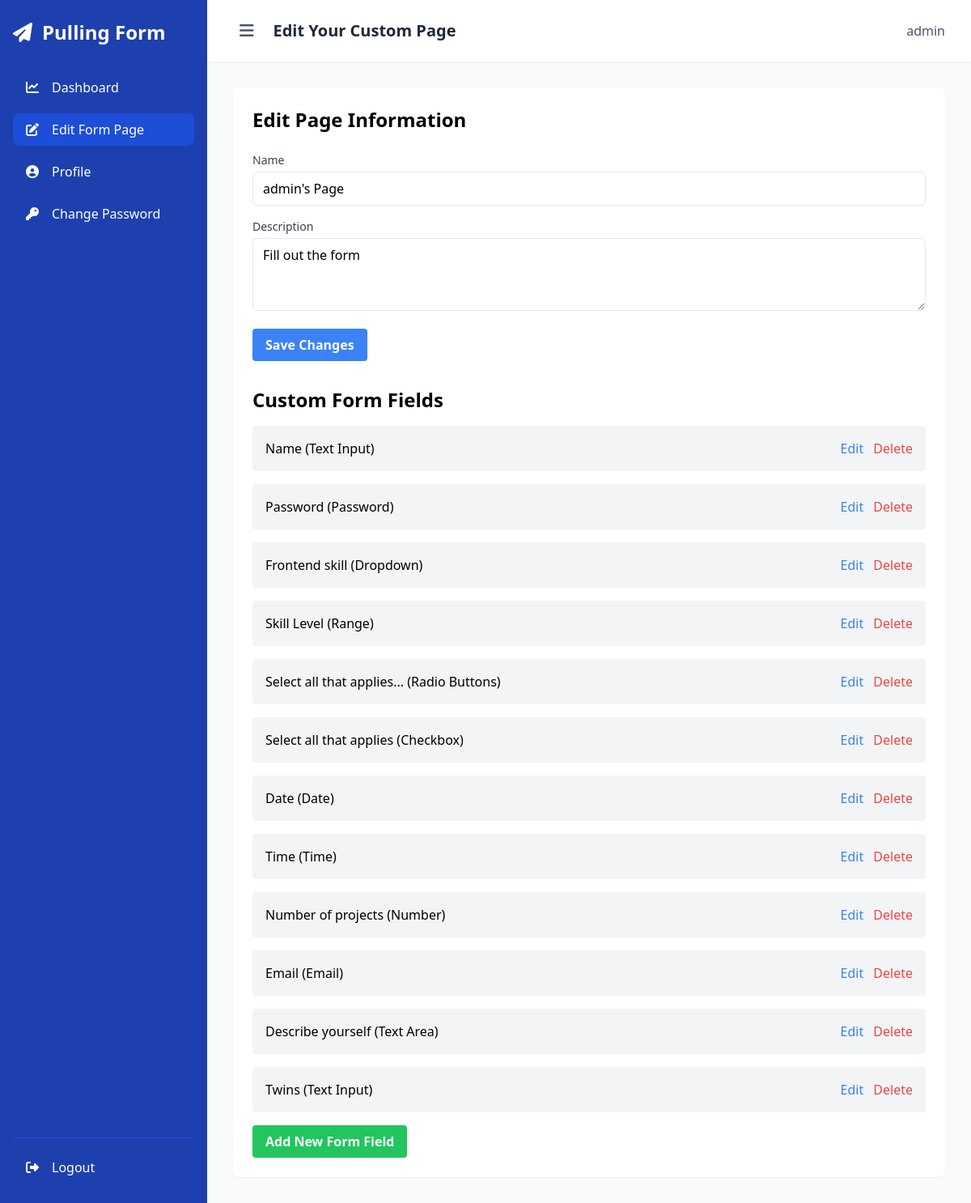
The app's page /edit-custom-page/ (signed in) with its own data.
### core/models.py (models this page shows, shortened)
class CustomPage(models.Model):
    user = models.OneToOneField(User, on_delete=models.CASCADE, related_name='custom_page')
    name = models.CharField(max_length=100)
    description = models.TextField(blank=True)

class CustomFormField(models.Model):
    FIELD_TYPES = (
        ('text', 'Text Input'),
        ('textarea', 'Text Area'),
        ('dropdown', 'Dropdown'),
        ('radio', 'Radio Buttons'),
        ('checkbox', 'Checkbox'),
        ('range', 'Range'),
        ('email', 'Email'),
        ('number', 'Number'),
        ('date', 'Date'),
        ('time', 'Time'),
        ('password', 'Password'),
    )
    custom_page = models.ForeignKey(CustomPage, on_delete=models.CASCADE, related_name='form_fields')
    name = models.CharField(max_length=100)
    field_type = models.CharField(max_length=20, choices=FIELD_TYPES)
    required = models.BooleanField(default=False)
    options = models.TextField(blank=True, help_text="Comma-separated options for dropdown, radio, or checkbox")
    placeholder = models.CharField(max_length=255, blank=True)
    min_value = models.IntegerField(null=True, blank=True, validators=[MinValueValidator(0)])
    max_value = models.IntegerField(null=True, blank=True, validators=[MaxValueValidator(1000000)])
    min_length = models.IntegerField(null=True, blank=True, validators=[MinValueValidator(0)])
    max_length = models.IntegerField(null=True, blank=True, validators=[MaxValueValidator(1000)])
    description = models.TextField(blank=True, help_text="Optional description for this form field")
    order = models.PositiveIntegerField(default=0)
    class Meta:
        ordering = ['order']

### core/views.py (the view)
# urls.py: path('edit-custom-page/', views.edit_custom_page, name='edit_custom_page'),
@login_required
def edit_custom_page(request):
    custom_page = request.user.custom_page
    if request.method == 'POST':
        form = CustomPageForm(request.POST, instance=custom_page)
        if form.is_valid():
            form.save()
            messages.success(request, "Your page information has been updated.")
            return redirect('edit_custom_page')
    else:
        form = CustomPageForm(instance=custom_page)
    form_fields = custom_page.form_fields.all()
    return render(request, 'edit_custom_page.html', {'form': form, 'form_fields': form_fields})

### core/forms.py
class CustomPageForm(forms.ModelForm):
    class Meta:
        model = CustomPage
        fields = ['name', 'description']
        widgets = {
            'name': forms.TextInput(attrs={'class': 'w-full px-3 py-2 border rounded-md'}),
            'description': forms.Textarea(attrs={'class': 'w-full px-3 py-2 border rounded-md', 'rows': 3}),
        }

### core/templates/edit_custom_page.html (shortened to what this page needs)
{% extends 'dashboard_base.html' %}
{% block header %}Edit Your Custom Page{% endblock %}
{% block content %}
<div class="bg-white rounded-lg shadow-sm p-6">
    <h2 class="text-2xl font-bold mb-6">Edit Page Information</h2>
    <form method="post" class="space-y-4">
        {% for field in form %}
            <div>
                <label for="{{ field.id_for_label }}" class="block text-sm font-medium text-gray-700">
                    {{ field.label }}
                </label>
                <div class="mt-1">
                    {{ field }}
                </div>
            </div>
        {% endfor %}
        <button type="submit" class="bg-blue-500 hover:bg-blue-600 text-white font-bold py-2 px-4 rounded">
            Save Changes
        </button>
    </form>
    <h2 class="text-2xl font-bold mt-8 mb-4">Custom Form Fields</h2>
    <div id="form-fields-list" class="space-y-4">
        {% for field in form_fields %}
            <div class="flex items-center justify-between bg-gray-100 p-4 rounded" data-id="{{ field.id }}">
                <span>{{ field.name }} ({{ field.get_field_type_display }})</span>
                <div>
                    <a href="{% url 'edit_form_field' field.id %}" class="text-blue-500 hover:underline mr-2">Edit</a>
                    <a href="{% url 'delete_form_field' field.id %}" class="text-red-500 hover:underline">Delete</a>
                </div>
            </div>
        {% empty %}
            <p>No custom form fields yet.</p>
        {% endfor %}
    </div>
    <a href="{% url 'add_form_field' %}" class="inline-block mt-4 bg-green-500 hover:bg-green-600 text-white font-bold py-2 px-4 rounded">
        Add New Form Field
    </a>
</div>
{% endblock %}

### core/templates/dashboard_base.html (shortened to what this page needs)
<!DOCTYPE html>
<html lang="en">
<head>
    <script src="https://cdn.tailwindcss.com"></script>
    <link rel="stylesheet" href="https://cdnjs.cloudflare.com/ajax/libs/font-awesome/6.4.0/css/all.min.css">
</head>
<body class="bg-gray-50">
    <div class="min-h-screen flex">
        <aside id="sidebar" class="sidebar fixed md:static bg-blue-800 text-white h-full z-40 w-64" role="navigation" aria-label="Main navigation">
            <div class="h-screen flex flex-col px-4 py-6">
                <div class="flex items-center justify-between mb-8">
                    <a href="{% url 'home' %}" class="text-2xl font-bold flex items-center focus-visible" aria-label="Go to home">
                        <i class="fas fa-paper-plane mr-3" aria-hidden="true"></i>
                        <span class="sidebar-text">Pulling Form</span>
                    </a>
                </div>
                <nav class="flex-1">
                    <ul class="space-y-3" role="menu">
                        <li role="none">
                            <a href="{% url 'dashboard' %}"
                               class="sidebar-item flex items-center py-2 px-4 rounded-lg {% if request.path == '/dashboard/' %}bg-blue-700{% endif %} hover:bg-blue-700 transition-colors focus-visible"
                               role="menuitem"
                               {% if request.path == '/dashboard/' %}aria-current="page"{% endif %}>
                                <i class="fas fa-chart-line w-5" aria-hidden="true"></i>
                                <span class="ml-3 sidebar-text">Dashboard</span>
                            </a>
                        </li>
                        <li>
                            <a href="{% url 'edit_custom_page' %}" class="flex items-center py-2 px-4 rounded-lg {% if request.path == '/edit-custom-page/' %}bg-blue-700{% endif %} hover:bg-blue-700 transition-colors focus-visible"
                            role="menuitem"
                            {% if request.path == '/edit-custom-page/' %}aria-current="page"{% endif %}>
                                <i class="fas fa-edit w-5"></i>
                                <span class="ml-3">Edit Form Page</span>
                            </a>
                        </li>
                        <li role="none">
                            <a href="{% url 'update_profile' %}"
                               class="sidebar-item flex items-center py-2 px-4 rounded-lg {% if request.path == '/profile/update/' %}bg-blue-700{% endif %} hover:bg-blue-700 transition-colors focus-visible"
                               role="menuitem"
                               {% if request.path == '/profile/update/' %}aria-current="page"{% endif %}>
                                <i class="fas fa-user-circle w-5" aria-hidden="true"></i>
                                <span class="ml-3 sidebar-text">Profile</span>
                            </a>
                        </li>
                        <li role="none">
                            <a href="{% url 'change_password' %}"
                               class="sidebar-item flex items-center py-2 px-4 rounded-lg {% if request.path == '/change_password/' %}bg-blue-700{% endif %} hover:bg-blue-700 transition-colors focus-visible"
                               role="menuitem"
                               {% if request.path == '/change_password/' %}aria-current="page"{% endif %}>
                                <i class="fas fa-key w-5" aria-hidden="true"></i>
                                <span class="ml-3 sidebar-text">Change Password</span>
                            </a>
                        </li>
                    </ul>
                </nav>
                <div class="border-t border-blue-700 pt-4">
                    <a href="{% url 'logout' %}"
                       class="sidebar-item flex items-center py-2 px-4 rounded-lg hover:bg-blue-700 transition-colors focus-visible"
                       role="menuitem">
                        <i class="fas fa-sign-out-alt w-5" aria-hidden="true"></i>
                        <span class="ml-3 sidebar-text">Logout</span>
                    </a>
                </div>
            </div>
        </aside>
        <div class="flex-1 flex flex-col min-h-screen">
            <header class="bg-white shadow-sm sticky top-0 z-30">
                <div class="flex justify-between items-center px-4 md:px-8 py-4">
                    <div class="flex items-center">
                        <button id="sidebarToggle"
                                class="text-gray-600 hover:text-gray-900 focus-visible p-2 rounded-lg"
                                aria-label="Toggle sidebar"
                                aria-expanded="false">
                            <i class="fas fa-bars text-xl" aria-hidden="true"></i>
                        </button>
                        <h1 class="text-xl font-semibold text-gray-800 ml-4">{% block header %}Dashboard{% endblock %}</h1>
                    </div>
                    <div class="flex items-center space-x-4">
                        <span class="text-gray-600">{{ user.username }}</span>
                    </div>
                </div>
            </header>
            <main class="flex-1 p-4 md:p-8" role="main">
                {% block content %}{% endblock %}
            </main>
        </div>
    </div>
</body>
</html>

### core/templates/dashboard_base.html (style rules this page uses)
.sidebar { transition: all 0.3s cubic-bezier(0.4, 0, 0.2, 1); }
.sidebar-item { transition: background-color 0.2s ease, transform 0.2s ease; }

### records on screen
CustomPage: form "admin's Page" "Fill out the form"
CustomFormField: name "Name", field_type "Text Input"
CustomFormField: name "Password", field_type "Password"
CustomFormField: name "Frontend skill", field_type "Dropdown"
CustomFormField: name "Skill Level", field_type "Range"
CustomFormField: name "Select all that applies...", field_type "Radio Buttons"
CustomFormField: name "Select all that applies", field_type "Checkbox"
CustomFormField: name "Date", field_type "Date"
CustomFormField: name "Time", field_type "Time"
CustomFormField: name "Number of projects", field_type "Number"
CustomFormField: name "Email", field_type "Email"
CustomFormField: name "Describe yourself", field_type "Text Area"
CustomFormField: name "Twins", field_type "Text Input"

### other values on screen
{{ user.username }} "admin"
{{ field.label }} "Name" "Description"
